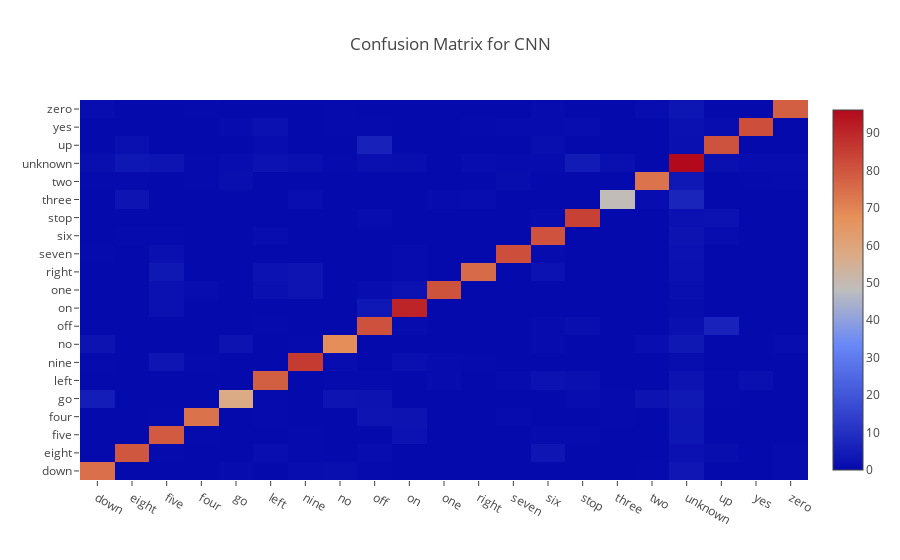

Source (notebook cell):
### Markdown cell above
### Confusion matrix

### Code cell
cm = confusion_matrix(truth_labels, c_cnn_labels)
cm = np.divide(cm, cm.sum(axis=1)) * 100
py.iplot(dict(
    data=[go.Heatmap(z=cm, x=classes, y=classes)],
    layout=go.Layout(title='Confusion Matrix for CNN')))

### Figure 1 — Plotly figure (JSON) as saved in the notebook; plotly's stock layout.template omitted (floating-point values rounded to 4 significant figures; data arrays with more than 128 entries replaced by an {"elided": "..."} marker saying what was removed)
{"data": [{"type": "heatmap", "x": ["down", "eight", "five", "four", "go", "left", "nine", "no", "off", "on", "one", "right", "seven", "six", "stop", "three", "two", "unknown", "up", "yes", "zero"], "y": ["down", "eight", "five", "four", "go", "left", "nine", "no", "off", "on", "one", "right", "seven", "six", "stop", "three", "two", "unknown", "up", "yes", "zero"], "z": {"elided": "21x21 float values"}}], "layout": {"title": "Confusion Matrix for CNN"}}
